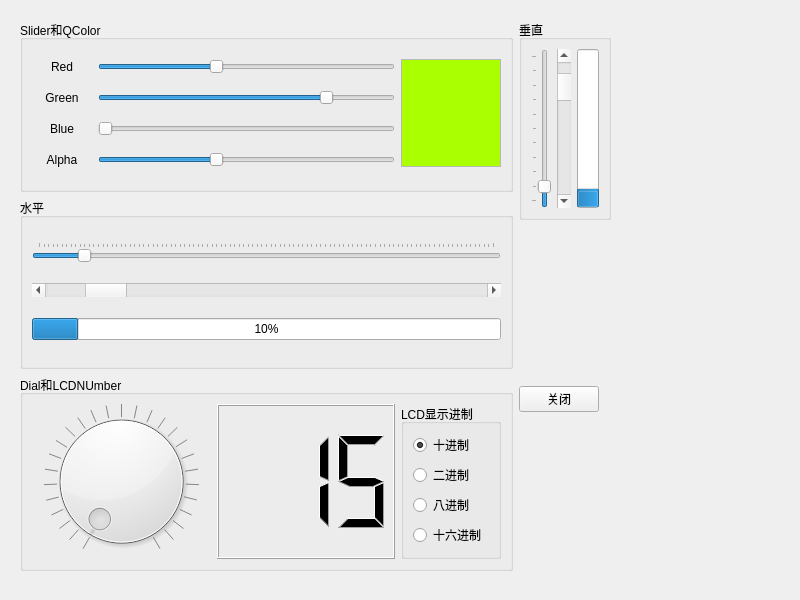
<?xml version="1.0" encoding="UTF-8"?>
<ui version="4.0">
 <class>Widget</class>
 <widget class="QWidget" name="Widget">
  <property name="geometry">
   <rect>
    <x>0</x>
    <y>0</y>
    <width>800</width>
    <height>600</height>
   </rect>
  </property>
  <property name="windowTitle">
   <string>Widget</string>
  </property>
  <widget class="QWidget" name="layoutWidget">
   <property name="geometry">
    <rect>
     <x>20</x>
     <y>20</y>
     <width>591</width>
     <height>551</height>
    </rect>
   </property>
   <layout class="QHBoxLayout" name="horizontalLayout">
    <item>
     <layout class="QVBoxLayout" name="verticalLayout_2">
      <item>
       <widget class="QGroupBox" name="groupBox_2">
        <property name="title">
         <string>Slider和QColor</string>
        </property>
        <layout class="QGridLayout" name="gridLayout_2">
         <item row="1" column="1">
          <widget class="QSlider" name="SliderGreen">
           <property name="maximum">
            <number>255</number>
           </property>
           <property name="value">
            <number>200</number>
           </property>
           <property name="orientation">
            <enum>Qt::Horizontal</enum>
           </property>
          </widget>
         </item>
         <item row="2" column="1">
          <widget class="QSlider" name="SliderBlue">
           <property name="maximum">
            <number>255</number>
           </property>
           <property name="orientation">
            <enum>Qt::Horizontal</enum>
           </property>
          </widget>
         </item>
         <item row="0" column="0">
          <widget class="QLabel" name="label">
           <property name="minimumSize">
            <size>
             <width>60</width>
             <height>0</height>
            </size>
           </property>
           <property name="text">
            <string>Red</string>
           </property>
           <property name="alignment">
            <set>Qt::AlignCenter</set>
           </property>
          </widget>
         </item>
         <item row="1" column="0">
          <widget class="QLabel" name="label_2">
           <property name="text">
            <string>Green</string>
           </property>
           <property name="alignment">
            <set>Qt::AlignCenter</set>
           </property>
          </widget>
         </item>
         <item row="2" column="0">
          <widget class="QLabel" name="label_3">
           <property name="text">
            <string>Blue</string>
           </property>
           <property name="alignment">
            <set>Qt::AlignCenter</set>
           </property>
          </widget>
         </item>
         <item row="0" column="1">
          <widget class="QSlider" name="SliderRed">
           <property name="maximum">
            <number>255</number>
           </property>
           <property name="value">
            <number>100</number>
           </property>
           <property name="orientation">
            <enum>Qt::Horizontal</enum>
           </property>
           <property name="invertedAppearance">
            <bool>false</bool>
           </property>
           <property name="invertedControls">
            <bool>false</bool>
           </property>
           <property name="tickPosition">
            <enum>QSlider::NoTicks</enum>
           </property>
           <property name="tickInterval">
            <number>0</number>
           </property>
          </widget>
         </item>
         <item row="3" column="1">
          <widget class="QSlider" name="SliderAlpha">
           <property name="maximum">
            <number>255</number>
           </property>
           <property name="value">
            <number>100</number>
           </property>
           <property name="orientation">
            <enum>Qt::Horizontal</enum>
           </property>
          </widget>
         </item>
         <item row="3" column="0">
          <widget class="QLabel" name="label_4">
           <property name="text">
            <string>Alpha</string>
           </property>
           <property name="alignment">
            <set>Qt::AlignCenter</set>
           </property>
          </widget>
         </item>
         <item row="0" column="3" rowspan="4">
          <widget class="QTextEdit" name="textEdit">
           <property name="maximumSize">
            <size>
             <width>100</width>
             <height>16777215</height>
            </size>
           </property>
           <property name="palette">
            <palette>
             <active>
              <colorrole role="Base">
               <brush brushstyle="SolidPattern">
                <color alpha="255">
                 <red>170</red>
                 <green>255</green>
                 <blue>0</blue>
                </color>
               </brush>
              </colorrole>
             </active>
             <inactive>
              <colorrole role="Base">
               <brush brushstyle="SolidPattern">
                <color alpha="255">
                 <red>170</red>
                 <green>255</green>
                 <blue>0</blue>
                </color>
               </brush>
              </colorrole>
             </inactive>
             <disabled>
              <colorrole role="Base">
               <brush brushstyle="SolidPattern">
                <color alpha="255">
                 <red>240</red>
                 <green>240</green>
                 <blue>240</blue>
                </color>
               </brush>
              </colorrole>
             </disabled>
            </palette>
           </property>
          </widget>
         </item>
        </layout>
       </widget>
      </item>
      <item>
       <widget class="QGroupBox" name="groupBox">
        <property name="title">
         <string>水平</string>
        </property>
        <layout class="QVBoxLayout" name="verticalLayout">
         <item>
          <widget class="QSlider" name="SliderH">
           <property name="maximum">
            <number>100</number>
           </property>
           <property name="value">
            <number>10</number>
           </property>
           <property name="orientation">
            <enum>Qt::Horizontal</enum>
           </property>
           <property name="invertedAppearance">
            <bool>false</bool>
           </property>
           <property name="invertedControls">
            <bool>true</bool>
           </property>
           <property name="tickPosition">
            <enum>QSlider::TicksAbove</enum>
           </property>
           <property name="tickInterval">
            <number>0</number>
           </property>
          </widget>
         </item>
         <item>
          <widget class="QScrollBar" name="ScrollBarH">
           <property name="maximum">
            <number>100</number>
           </property>
           <property name="value">
            <number>10</number>
           </property>
           <property name="sliderPosition">
            <number>10</number>
           </property>
           <property name="orientation">
            <enum>Qt::Horizontal</enum>
           </property>
          </widget>
         </item>
         <item>
          <widget class="QProgressBar" name="progBarH">
           <property name="value">
            <number>10</number>
           </property>
           <property name="textVisible">
            <bool>true</bool>
           </property>
           <property name="orientation">
            <enum>Qt::Horizontal</enum>
           </property>
           <property name="textDirection">
            <enum>QProgressBar::TopToBottom</enum>
           </property>
           <property name="format">
            <string>%p%</string>
           </property>
          </widget>
         </item>
        </layout>
       </widget>
      </item>
      <item>
       <widget class="QGroupBox" name="groupBox_4">
        <property name="title">
         <string>Dial和LCDNUmber</string>
        </property>
        <layout class="QHBoxLayout" name="horizontalLayout_2">
         <item>
          <widget class="QDial" name="dial">
           <property name="maximum">
            <number>255</number>
           </property>
           <property name="sliderPosition">
            <number>0</number>
           </property>
           <property name="tracking">
            <bool>true</bool>
           </property>
           <property name="orientation">
            <enum>Qt::Horizontal</enum>
           </property>
           <property name="wrapping">
            <bool>false</bool>
           </property>
           <property name="notchTarget">
            <double>10.000000000000000</double>
           </property>
           <property name="notchesVisible">
            <bool>true</bool>
           </property>
          </widget>
         </item>
         <item>
          <widget class="QLCDNumber" name="LCDDisplay">
           <property name="smallDecimalPoint">
            <bool>false</bool>
           </property>
           <property name="digitCount">
            <number>3</number>
           </property>
           <property name="mode">
            <enum>QLCDNumber::Dec</enum>
           </property>
           <property name="segmentStyle">
            <enum>QLCDNumber::Filled</enum>
           </property>
           <property name="value" stdset="0">
            <double>15.000000000000000</double>
           </property>
           <property name="intValue" stdset="0">
            <number>15</number>
           </property>
          </widget>
         </item>
         <item>
          <widget class="QGroupBox" name="groupBox_5">
           <property name="maximumSize">
            <size>
             <width>100</width>
             <height>16777215</height>
            </size>
           </property>
           <property name="title">
            <string>LCD显示进制</string>
           </property>
           <layout class="QVBoxLayout" name="verticalLayout_5">
            <item>
             <widget class="QRadioButton" name="radioBtnDec">
              <property name="text">
               <string>十进制</string>
              </property>
              <property name="checked">
               <bool>true</bool>
              </property>
             </widget>
            </item>
            <item>
             <widget class="QRadioButton" name="radioBtnBin">
              <property name="text">
               <string>二进制</string>
              </property>
             </widget>
            </item>
            <item>
             <widget class="QRadioButton" name="radioBtnOct">
              <property name="text">
               <string>八进制</string>
              </property>
             </widget>
            </item>
            <item>
             <widget class="QRadioButton" name="radioBtnHex">
              <property name="text">
               <string>十六进制</string>
              </property>
             </widget>
            </item>
           </layout>
          </widget>
         </item>
        </layout>
       </widget>
      </item>
     </layout>
    </item>
    <item>
     <layout class="QGridLayout" name="gridLayout">
      <item row="0" column="0">
       <widget class="QGroupBox" name="groupBox_3">
        <property name="minimumSize">
         <size>
          <width>0</width>
          <height>200</height>
         </size>
        </property>
        <property name="title">
         <string>垂直</string>
        </property>
        <layout class="QHBoxLayout" name="horizontalLayout_3">
         <item>
          <widget class="QSlider" name="SliderV">
           <property name="maximum">
            <number>100</number>
           </property>
           <property name="value">
            <number>10</number>
           </property>
           <property name="orientation">
            <enum>Qt::Vertical</enum>
           </property>
           <property name="tickPosition">
            <enum>QSlider::TicksAbove</enum>
           </property>
          </widget>
         </item>
         <item>
          <widget class="QScrollBar" name="ScrollBarV">
           <property name="maximum">
            <number>100</number>
           </property>
           <property name="sliderPosition">
            <number>10</number>
           </property>
           <property name="orientation">
            <enum>Qt::Vertical</enum>
           </property>
          </widget>
         </item>
         <item>
          <widget class="QProgressBar" name="progBarV">
           <property name="value">
            <number>10</number>
           </property>
           <property name="alignment">
            <set>Qt::AlignLeading|Qt::AlignLeft|Qt::AlignTop</set>
           </property>
           <property name="textVisible">
            <bool>false</bool>
           </property>
           <property name="orientation">
            <enum>Qt::Vertical</enum>
           </property>
           <property name="invertedAppearance">
            <bool>false</bool>
           </property>
           <property name="textDirection">
            <enum>QProgressBar::BottomToTop</enum>
           </property>
          </widget>
         </item>
        </layout>
       </widget>
      </item>
      <item row="1" column="0">
       <spacer name="verticalSpacer">
        <property name="orientation">
         <enum>Qt::Vertical</enum>
        </property>
        <property name="sizeHint" stdset="0">
         <size>
          <width>20</width>
          <height>40</height>
         </size>
        </property>
       </spacer>
      </item>
      <item row="2" column="0">
       <widget class="QPushButton" name="btnClose">
        <property name="maximumSize">
         <size>
          <width>80</width>
          <height>16777215</height>
         </size>
        </property>
        <property name="text">
         <string>关闭</string>
        </property>
        <property name="icon">
         <iconset>
          <normalon>:/icons/images/exit.bmp</normalon>
         </iconset>
        </property>
       </widget>
      </item>
      <item row="3" column="0">
       <spacer name="verticalSpacer_2">
        <property name="orientation">
         <enum>Qt::Vertical</enum>
        </property>
        <property name="sizeHint" stdset="0">
         <size>
          <width>20</width>
          <height>40</height>
         </size>
        </property>
       </spacer>
      </item>
     </layout>
    </item>
   </layout>
  </widget>
 </widget>
 <resources/>
 <connections/>
</ui>
